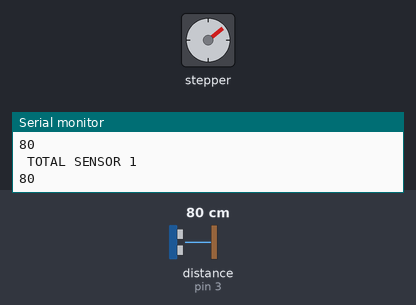
A sketch run on a simulated Arduino Uno, built with avr-gcc and run on an emulated ATmega328P. Parts: stepper motor, the last lines printed to the serial monitor. Wiring (inferred from the names in the program): ultrasonic range finder: trigger pin 2; echo pin 3; stepper motor (2048 steps per turn assumed): coils pin 8, pin 9, pin 10, pin 11. Inputs (shaded band) come from the test bench; at power-on: distance to the obstacle (sensor on pin 3) 80 cm. The echo pulse lasts 58.3 µs per cm.

Above: at 1.2 s.
1.3 s: distance to the obstacle (sensor on pin 3) set to 2 cm
At 2.66 s:
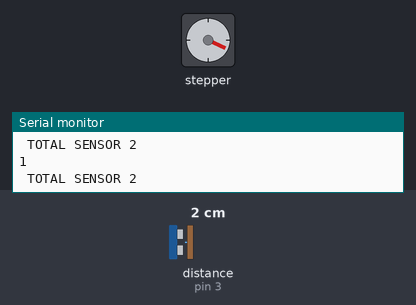
4.3 s: distance to the obstacle (sensor on pin 3) set to 18 cm
At 4.67 s:
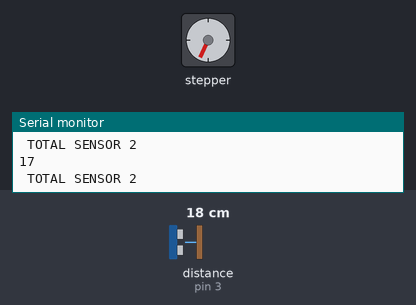
Timing chart, 0 to 13.3 s (numbered marks = the images above; inputs shaded):
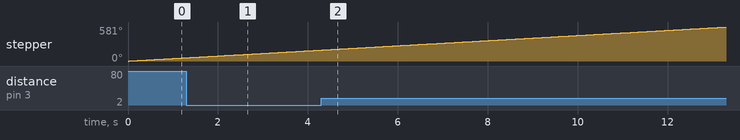

The sketch:

UnipolaireMotorPWM.ino
```cpp
#define STEPPER_PIN_1 8
#define STEPPER_PIN_2 9
#define STEPPER_PIN_3 10
#define STEPPER_PIN_4 11

#define triggerPin 2
#define echoPin 3
int step_number = 0;
long cm;
long duration;
bool gotSensored = false;
int RPM = 0;
byte counter = 0;
byte counter2 = 0;
uint8_t value;

void setup() {
  Serial.begin(9600);
  pinMode(STEPPER_PIN_1, OUTPUT);
  pinMode(STEPPER_PIN_2, OUTPUT);
  pinMode(STEPPER_PIN_3, OUTPUT);
  pinMode(STEPPER_PIN_4, OUTPUT);
  pinMode(triggerPin, OUTPUT);
  pinMode(echoPin, INPUT);

  cli();

  TCCR0A = 0;
  TCCR0B = 0;
  TCNT0  = 0;
  OCR0A = 124;
  TCCR0A |= (1 << WGM01);
  TCCR0B |= (1 << CS01) | (1 << CS00);
  TIMSK0 |= (1 << OCIE0A);

  TCCR2A = 0;
  TCCR2B = 0;
  TCNT2  = 0;
  OCR2A = 249;
  TCCR2A |= (1 << WGM21);
  TCCR2B |= (1 << CS20);
  TIMSK2 |= (1 << OCIE2A);

  sei();
}
ISR(TIMER2_COMPA_vect){
  counter++;
  if (counter == 0){
     OneStep();
  }
}
ISR(TIMER0_COMPA_vect){
}

void loop() {
  Serial.print(" TOTAL SENSOR ");
  Serial.println(RPM);
  if(cm < 5 && !gotSensored){
    gotSensored = true;
    RPM++;
  } else if(cm > 25 && gotSensored && step_number!=0){
    gotSensored = false;
  }
//  OneStep();
//  delayMicroseconds(2500);
    cm = getDistanceInCM();
    Serial.println(cm);
}


void OneStep(){
switch(step_number){
  case 0:
  digitalWrite(STEPPER_PIN_1, HIGH);
  digitalWrite(STEPPER_PIN_2, LOW);
  digitalWrite(STEPPER_PIN_3, LOW);
  digitalWrite(STEPPER_PIN_4, LOW);
  break;
  case 1:
  digitalWrite(STEPPER_PIN_1, LOW);
  digitalWrite(STEPPER_PIN_2, HIGH);
  digitalWrite(STEPPER_PIN_3, LOW);
  digitalWrite(STEPPER_PIN_4, LOW);
  break;
  case 2:
  digitalWrite(STEPPER_PIN_1, LOW);
  digitalWrite(STEPPER_PIN_2, LOW);
  digitalWrite(STEPPER_PIN_3, HIGH);
  digitalWrite(STEPPER_PIN_4, LOW);
  break;
  case 3:
  digitalWrite(STEPPER_PIN_1, LOW);
  digitalWrite(STEPPER_PIN_2, LOW);
  digitalWrite(STEPPER_PIN_3, LOW);
  digitalWrite(STEPPER_PIN_4, HIGH);
  break;
}
step_number++;
  if(step_number > 3){
    step_number = 0;
  }
}
int getDistanceInCM() {
  // Zend een geluid met hoge frequentie uit.
  digitalWrite(triggerPin, LOW);
  delayMicroseconds(5);
  digitalWrite(triggerPin, HIGH);
  delayMicroseconds(10);
  digitalWrite(triggerPin, LOW);

  // Meet hoe lang het duurt voor het geluid terug is.
  duration = pulseIn(echoPin, HIGH);
  // Bereken de centimeters op basis van de tijd.
  return (duration/2) / 29.1;
}
```
